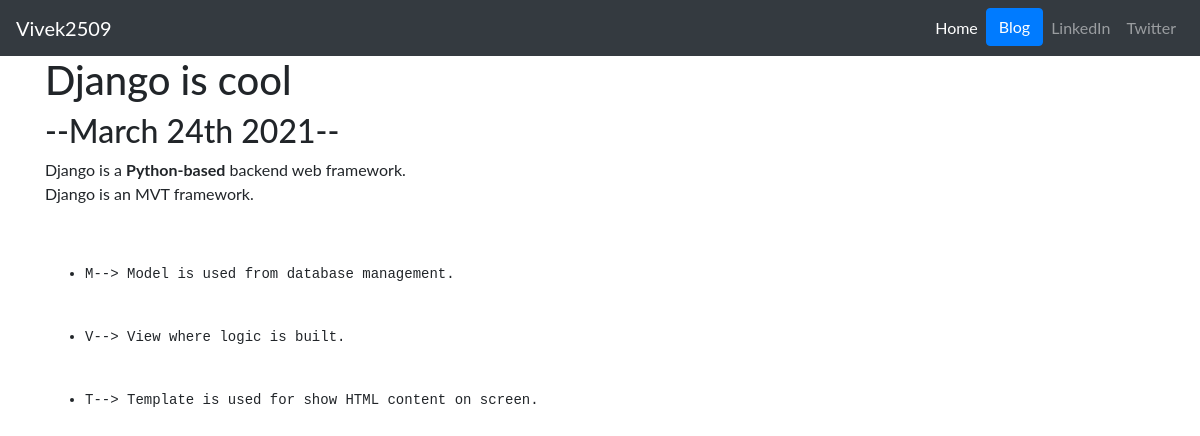
Page /blog/3/ on the committed database.
### blog/models.py (models this page shows, shortened)
class Blog(models.Model):
    title = models.CharField(max_length=200)
    description = models.TextField()
    date = models.DateField()

### blog/views.py (the view)
# urls.py: path('<int:blog_id>/', views.detail, name='detail')
def detail(request, blog_id):
    blog = get_object_or_404(Blog, pk=blog_id)
    return render(request, 'blog/detail.html', {'blog': blog})

### blog/templates/blog/detail.html
{% extends 'projects/base.html' %} {% block content %} {% load static %}
<div class="container">
  <h1>{{blog.title}}</h1>
  <h2>--{{blog.date|date:'F jS Y'}}--</h2>
  <p>{{blog.description|safe}}</p>
</div>
{% endblock %}

### projects/static/projects/custom.css (style rules this page uses)
body { font-family: 'Lato', sans-serif; }

### rows in the picture
Blog: title "Django is cool", date "March 24th 2021", description "Django is a Python-based backend web framework. Django is an MVT framework. M--> Model is used from database management. V--> View where logic is built. T--> Template is used for show HTML content on screen."
